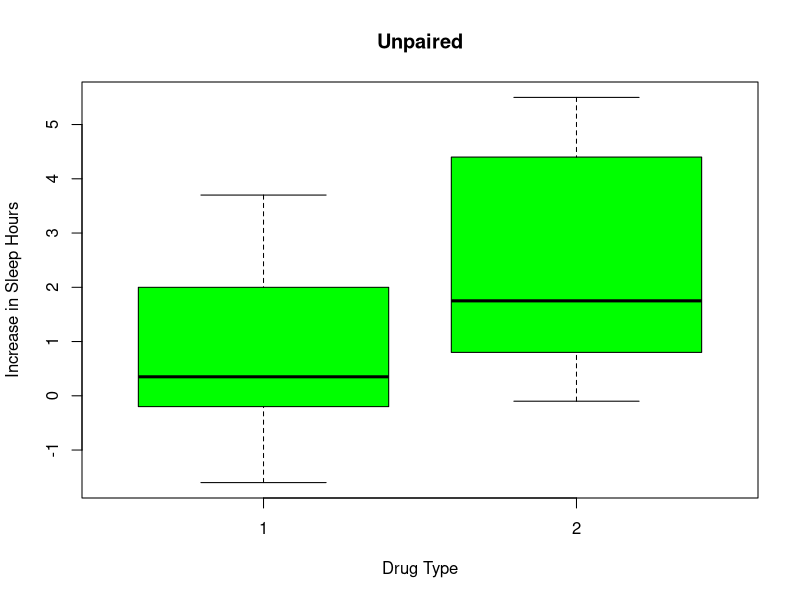
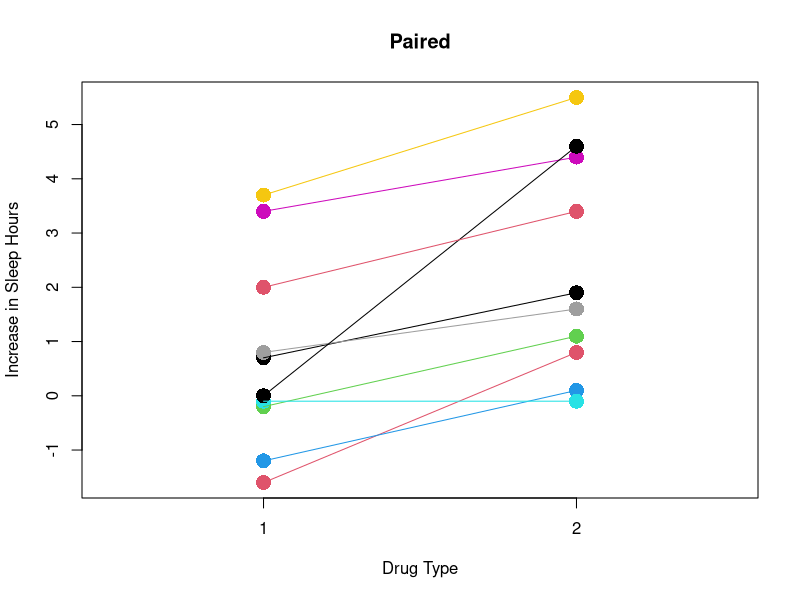

The R script that drew these images, in order:
### Generate figure for unpaird observation
jpeg("figures/ttest/unpaired.jpg")
boxplot(extra ~ group, data = sleep, col="green", xlab="Drug Type", 
        ylab = "Increase in Sleep Hours", main = "Unpaired")
dev.off()

### Generate figure for paired observation
g1 <- sleep[sleep$group==1,]
g1$group <- as.numeric(g1$group)
g2 <- sleep[sleep$group==2,]
g2$group <- as.numeric(g2$group)

jpeg("figures/ttest/paired.jpg")
col <- 1:10
plot(as.numeric(sleep$group), sleep$extra, type = "p", cex = 2, xlim=c(0.5,2.5),
     xlab="Drug Type", ylab = "Increase in Sleep Hours", pch = 16, 
     col = col, xaxt = "n", main = "Paired")
axis(side =1, at = c(1,2))
for (i in 1:nrow(g1)){
  segments(g1$group[i], g1$extra[i], g2$group[i], g2$extra[i], col = col[i])
}
dev.off()
